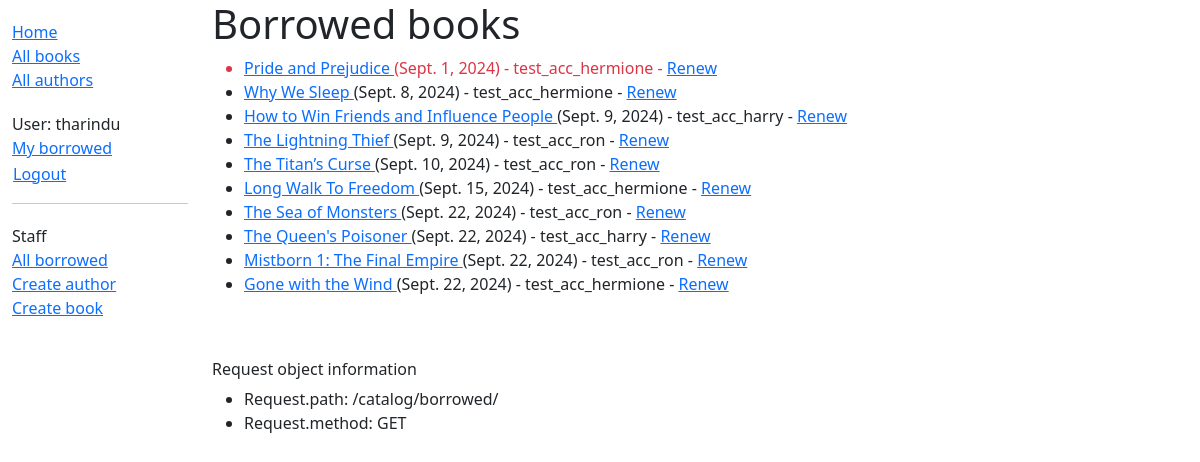
Page /catalog/borrowed/ (signed in) on the committed database.
### catalog/models.py (models this page shows, shortened)
class BookInstance(models.Model):
    id = models.UUIDField(
        primary_key=True, default=uuid.uuid4,
        help_text="Unique ID for this particular book across whole library"
    )
    book = models.ForeignKey(Book, on_delete=models.RESTRICT, null=True)
    imprint = models.CharField(max_length=200)
    due_back = models.DateField(null=True, blank=True)
    LOAN_STATUS = (
        ('m', 'Maintenance'),
        ('o', 'On loan'),
        ('a', 'Available'),
        ('r', 'Reserved'),
    )
    status = models.CharField(
        max_length=1,
        choices=LOAN_STATUS,
        blank=True,
        default='m',
        help_text='Book availability',
    )
    borrower = models.ForeignKey(
        settings.AUTH_USER_MODEL,
        on_delete=models.SET_NULL,
        null=True,
        blank=True,
    )
    class Meta:
        ordering = ['book', 'due_back']
        permissions = (
            ("can_mark_returned", "Set book as returned"),
            ("can_renew", "Renew the book's loaned period"),
        )
    @property
    def is_overdue(self):
        return bool(self.due_back and date.today() > self.due_back)

class Book(models.Model):
    title = models.CharField(max_length=200)
    author = models.ForeignKey('Author', on_delete=models.RESTRICT, null=True)
    summary = models.TextField(
        max_length=1000,
        help_text="Enter a brief description of the book",
    )
    isbn = models.CharField(
        'ISBN',
        max_length=13,
        unique=True,
        help_text='13 Character <a href="https://www.isbn-international.org/'
                  'content/what-isbn">ISBN number</a>',
    )
    genre = models.ManyToManyField(
        Genre,
        help_text="Select a genre for this book",
    )   # each genre can have many books and a book can have multiple genres
    def display_genre(self):
        """Create a string for the Genre. Required to display in Admin."""
        return '; '.join(genre.name for genre in self.genre.all()[:3])
    display_genre.short_description = 'Genre'
    language = models.ForeignKey(
        Language, on_delete=models.SET_NULL, null=True
    )
    class Meta:
        ordering = ['title', 'author']

### catalog/views.py (the view)
# urls.py: path('borrowed/', views.LoanedBooksByAllUsersListView.as_view(), name='all-borrowed'),
class LoanedBooksByAllUsersListView(PermissionRequiredMixin,generic.ListView):
    model = BookInstance
    template_name = 'catalog/bookinstance_list_borrowed_all_users.html'
    paginate_by =10
    permission_required = 'catalog.can_mark_returned'
    def get_queryset(self) -> QuerySet[Any]:
        return BookInstance.objects.filter(status__exact='o').order_by('due_back')

### catalog/templates/catalog/bookinstance_list_borrowed_all_users.html (shortened to what this page needs)
{% extends 'base_generic.html' %}
{% block content %}
    <h1>Borrowed books</h1>
    {% if bookinstance_list %}
    <ul>
        {% for bookinst in bookinstance_list %}
            <li class="{% if bookinst.is_overdue %}text-danger{% endif %}">
                <a href="{% url 'catalog:book-detail' bookinst.book.pk %}">
                    {{ bookinst.book.title }}
                </a> ({{ bookinst.due_back }}) {% if user.is_staff %} - {{ bookinst.borrower }} {% endif %}
                {% if perms.catalog.can_renew %}
                    - <a href="{% url 'catalog:renew-book-librarian' bookinst.id %}">Renew</a>
                {% endif %}
            </li>
        {% endfor %}
    </ul>
    {% else %}
        <p>There are no books borrowed...</p>
    {% endif %}
{% endblock %}

### catalog/templates/base_generic.html (shortened to what this page needs)
<!DOCTYPE html>
<html lang="en">
    <head>
        <link rel="stylesheet"
            href="https://cdn.jsdelivr.net/npm/bootstrap@5.3.3/dist/css/bootstrap.min.css"
>
        {% load static %}
        <link rel="stylesheet" href="{% static 'css/styles.css' %}">
    </head>
    <body>
        <div class="container-fluid">
            <div class="row">
                <div class="col-sm-2">
                    {% block sidebar %}
                        <ul class="sidebar-nav">
                            <li><a href="{% url 'catalog:index' %}">Home</a></li>
                            <li><a href="{% url 'catalog:books' %}">All books</a></li>
                            <li><a href="{% url 'catalog:authors' %}">All authors</a></li>
                        </ul>
                        <ul class="sidebar-nav">
                            {% if user.is_authenticated %}
                                <li>User: {{ user.get_username }}</li>
                                <li><a href="{% url 'catalog:my-borrowed' %}">My borrowed</a></li>
                                <li>
                                    <form id="logout-form" action="{% url 'logout' %}" method="post">
                                        <button type="submit" class="btn btn-link">Logout</button>
                                    </form>
                                </li>
                            {% else %}
                                <li><a href="{% url 'login' %}?next={{ request.path }}">Login</a></li>
                            {% endif %}
                        </ul>
                        {% if user.is_staff %}
                            <hr>
                            <ul class="sidebar-nav">
                                <li>Staff</li>
                                    <li><a href="{% url 'catalog:all-borrowed' %}">All borrowed</a></li>
                                {% if perms.catalog.add_author %}
                                    <li><a href="{% url 'catalog:author-create' %}">Create author</a></li>
                                {% endif %}
                                {% if perms.catalog.add_book %}
                                    <li><a href="{% url 'catalog:book-create' %}">Create book</a></li>
                                {% endif %}
                            </ul>
                        {% endif %}
                    {% endblock %}
                </div>
                <div class="col-sm-10">
                    {% block content %}
                    {% endblock %}
                    <br><br><h6>Request object information</h6>
                    <ul>
                        <li>Request.path: {{ request.path }}</li>
                        <li>Request.method: {{ request.method }}</li>
                    </ul>
                </div>
            </div>
        </div>
    </body>
</html>

### catalog/static/css/styles.css (style rules this page uses)
.sidebar-nav { margin-top: 20px; padding: 0; list-style: none; }
#logout-form { display: inline; }
#logout-form button { padding: 0; margin: 0; }

### rows in the picture
BookInstance: book "Pride and Prejudice", due_back "Sept. 1, 2024", borrower "test_acc_hermione"
BookInstance: book "Why We Sleep", due_back "Sept. 8, 2024", borrower "test_acc_hermione"
BookInstance: book "How to Win Friends and Influence People", due_back "Sept. 9, 2024", borrower "test_acc_harry"
BookInstance: book "The Lightning Thief", due_back "Sept. 9, 2024", borrower "test_acc_ron"
BookInstance: book "The Titan’s Curse", due_back "Sept. 10, 2024", borrower "test_acc_ron"
BookInstance: book "Long Walk To Freedom", due_back "Sept. 15, 2024", borrower "test_acc_hermione"
BookInstance: book "The Sea of Monsters", due_back "Sept. 22, 2024", borrower "test_acc_ron"
BookInstance: book "The Queen's Poisoner", due_back "Sept. 22, 2024", borrower "test_acc_harry"
BookInstance: book "Mistborn 1: The Final Empire", due_back "Sept. 22, 2024", borrower "test_acc_ron"
BookInstance: book "Gone with the Wind", due_back "Sept. 22, 2024", borrower "test_acc_hermione"

### other values in the picture
{{ user.get_username }} "tharindu"
{{ request.path }} "/catalog/borrowed/"
{{ request.method }} "GET"
